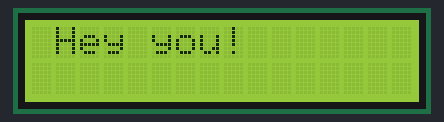
Simulated run of this sketch. Board: Arduino Uno, built with avr-gcc and run on an emulated ATmega328P. Parts: 16×2 character LCD.

Above: at 0.1 s.

The sketch:

I2C_LCD.ino
```cpp
#include <Wire.h>
#include <LiquidCrystal_I2C.h>

LiquidCrystal_I2C lcd(0x27, 16, 2); // set the LCD address to 0x27 for a 16 chars and 2 line display

void setup()
{
  lcd.init();         // initialize the lcd
  lcd.backlight();    // Turn on the LCD screen backlight
}

void loop()
{
  lcd.setCursor(1, 0);
  lcd.print("Hey you!");
  delay(5000);
  lcd.clear();
}
```
